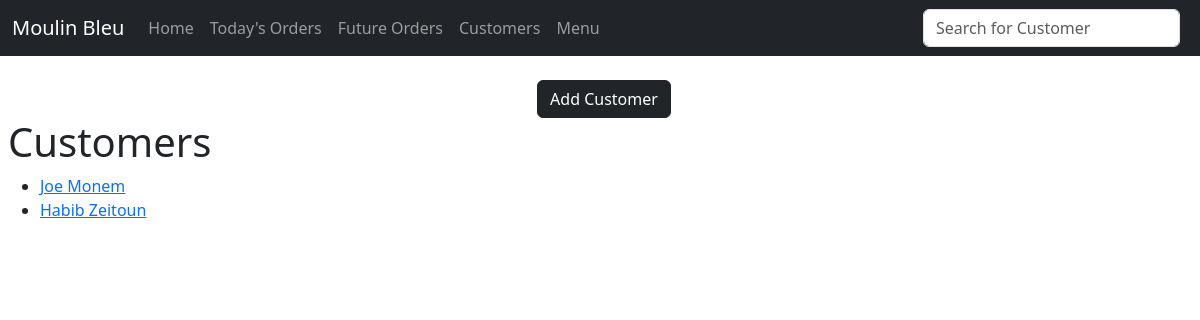
Page /customers on the earlier database version.
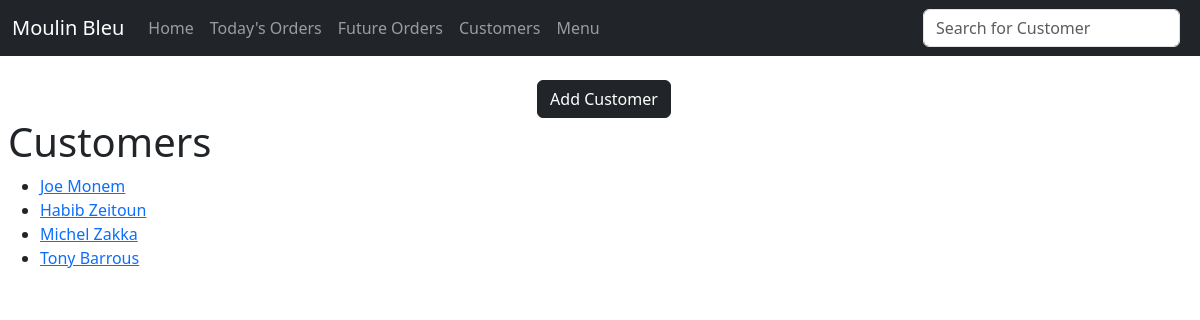
Same page on the later database version.
### mainapp/models.py (models this page shows, shortened)
class Customer(models.Model):
    name = models.CharField(max_length=255)
    phone_number = models.CharField(max_length=255)
    location = models.CharField(max_length=255)
    date_added = models.DateField(default=timezone.now)

### mainapp/views.py (the view)
# urls.py: path("customers", CustomersView.as_view(), name="customers"),
class CustomersView(ListView):
    model = Customer
    template_name = "customers.html"
    context_object_name = "customers"

### mainapp/templates/customers.html
{% extends 'base.html' %}
{%block content %}
<br>
<div style="text-align: center;">
    <a href="{% url 'add_customer' %}">
        <button class="btn btn-dark">Add Customer</button>
    </a>
</div>
<h1>Customers</h1>
<ul>
    {% for customer in customers %}
    <li>
        <a href="{%url 'customer_details' customer.pk %}"> {{customer.name}} </a>
        <br>
    </li>
    {% endfor %}
</ul>
{% endblock %}

Differences in the rows shown:
added Customer: name "Michel Zakka"
added Customer: name "Tony Barrous"
